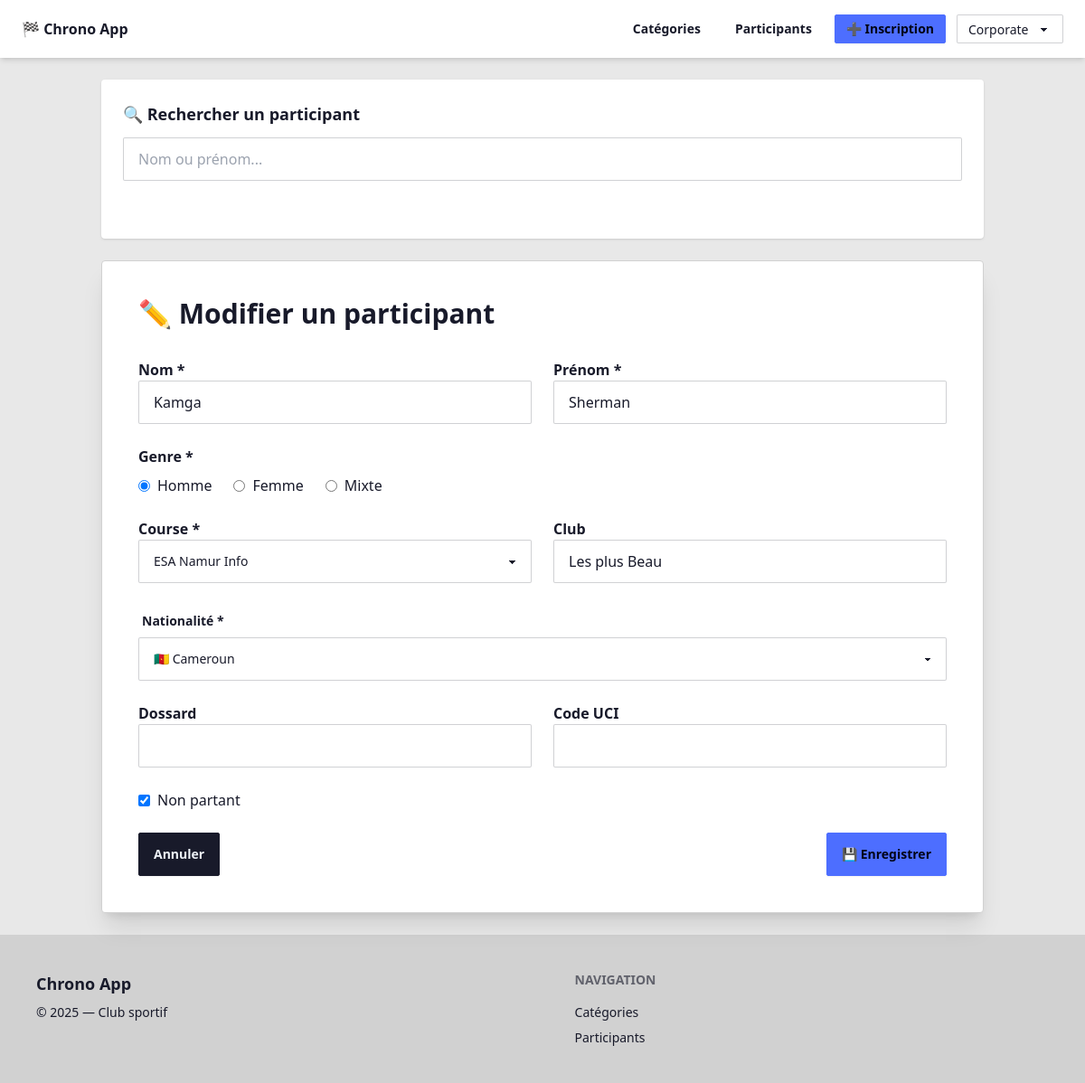
Page /participants/edit.php?id=8 on the committed database.
### tables this page shows
CREATE TABLE participants (
            id INTEGER PRIMARY KEY AUTOINCREMENT,
            nom TEXT NOT NULL,
            prenom TEXT NOT NULL,
            genre TEXT NOT NULL,
            date_naissance TEXT NULL,
            annee_naissance INTEGER NULL,
            categorie_id INTEGER NOT NULL,
            dossard INTEGER NULL UNIQUE,
            club TEXT NULL,
            nationalite TEXT NULL,
            uci TEXT NULL,
            non_partant INTEGER DEFAULT 0,
            FOREIGN KEY (categorie_id) REFERENCES categories(id) ON DELETE RESTRICT
        );

CREATE TABLE categories (
    id INTEGER PRIMARY KEY AUTOINCREMENT,
    cle TEXT NOT NULL UNIQUE,
    nom TEXT NOT NULL
);

### public/participants/edit.php (the view, shortened to what this page needs)
<?php
require_once __DIR__ . '/../../include/db.php';
require_once __DIR__ . '/../../include/header.php';
$id = (int) $_GET['id'];
$stmt = $db->prepare("SELECT * FROM participants WHERE id = ?");
$stmt->execute([$id]);
$participant = $stmt->fetch();
$cats = $db->query("SELECT id, nom FROM categories ORDER BY nom ASC")->fetchAll();
require_once __DIR__ . '/../../include/pays.php';
?>
<div id="participant-form">
    <div class="card bg-base-100 p-6 shadow mb-6">
        <h2 class="text-lg font-bold mb-3">🔍 Rechercher un participant</h2>
        <input
            type="text"
            name="q"
            placeholder="Nom ou prénom..."
            class="input input-bordered w-full"
            hx-get="search.php"
            hx-trigger="keyup changed delay:300ms"
            hx-target="#search-results"
            hx-indicator=".htmx-indicator"
        >
    </div>
    <div class="card bg-base-100 shadow-xl p-10 border border-base-300">
        <h1 class="text-3xl font-bold mb-8">✏ Modifier un participant</h1>
        <form action="edit.php?id=<?= $id ?>" method="POST" class="space-y-6">
            <div class="grid grid-cols-2 gap-6">
                <div>
                    <label class="font-semibold">Nom *</label>
                    <input name="nom" class="input input-bordered w-full"
                        value="<?= htmlspecialchars($participant['nom']) ?>" required>
                </div>
                <div>
                    <label class="font-semibold">Prénom *</label>
                    <input name="prenom" class="input input-bordered w-full"
                        value="<?= htmlspecialchars($participant['prenom']) ?>" required>
                </div>
            </div>
            <div>
                <label class="font-semibold block mb-2">Genre *</label>
                <div class="flex gap-6">
                    <?php
                    $genres = ["Homme", "Femme", "Mixte"];
                    foreach ($genres as $g): ?>
                        <label class="flex items-center gap-2">
                            <input type="radio" name="genre" value="<?= $g ?>"
                                <?= $participant['genre'] === $g ? 'checked' : '' ?> required>
                            <?= $g ?>
                        </label>
                    <?php endforeach; ?>
                </div>
            </div>
            <div class="grid grid-cols-2 gap-6">
                <div>
                    <label class="font-semibold">Course *</label>
                    <select name="categorie" class="select select-bordered w-full" required>
                        <?php foreach ($cats as $c): ?>
                            <option value="<?= $c['id'] ?>"
                                <?= $participant['categorie_id'] == $c['id'] ? 'selected' : '' ?>>
                                <?= htmlspecialchars($c['nom']) ?>
                            </option>
                        <?php endforeach; ?>
                    </select>
                </div>
                <div>
                    <label class="font-semibold">Club</label>
                    <input name="club" class="input input-bordered w-full"
                        value="<?= htmlspecialchars($participant['club']) ?>">
                </div>
            </div>
            <div class="form-control">
                <label class="label"><span class="label-text font-semibold">Nationalité *</span></label>
                <select name="nationalite" class="select select-bordered w-full">
                    <?php foreach ($countries as $code => $label): ?>
                        <option value="<?= $code ?>"
                            <?= ($participant['nationalite'] === $code) ? 'selected' : '' ?>>
                            <?= $label ?>
                        </option>
                    <?php endforeach; ?>
                </select>
            </div>
            <div class="grid grid-cols-2 gap-6">
                <div>
                    <label class="font-semibold">Dossard</label>
                    <input type="number" name="dossard"
                        class="input input-bordered w-full"
                        value="<?= htmlspecialchars($participant['dossard']) ?>">
                </div>
                <div>
                    <label class="font-semibold">Code UCI</label>
                    <input name="uci" class="input input-bordered w-full"
                        value="<?= htmlspecialchars($participant['uci']) ?>">
                </div>
            </div>
            <label class="flex items-center gap-2">
                <input type="checkbox" name="non_partant"
                    <?= $participant['non_partant'] ? 'checked' : '' ?>>
                Non partant
            </label>
            <div class="flex justify-between mt-6">
                <a href="list.php" class="btn btn-neutral">Annuler</a>
                <button class="btn btn-primary">💾 Enregistrer</button>
            </div>
        </form>
    </div>
</div>
<?php require_once __DIR__ . '/../../include/footer.php'; ?>

### rows in the picture
participants: nom "Kamga", prenom "Sherman", genre "☑ Homme", genre "☐ Femme", genre "☐ Mixte", categorie "ESA Namur Info", club "Les plus Beau", nationalite "🇨🇲 Cameroun", non_partant "☑"

### other values in the picture
$g "Homme"
$g "Femme"
$g "Mixte"
form field theme "Corporate"
